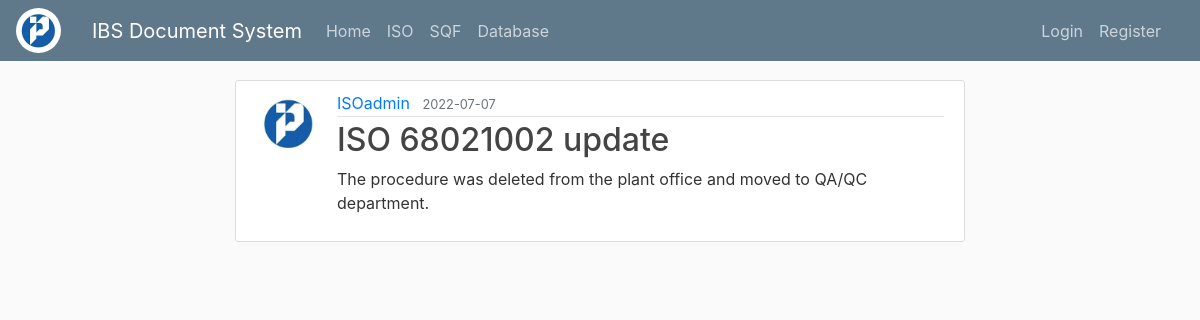
The page /post/14 on the database its author committed.
### flaskblog/models.py (models this page shows, shortened)
class User(db.Model, UserMixin):
    id = db.Column(db.Integer, primary_key=True)
    username = db.Column(db.String(20), unique=True, nullable=False)
    email = db.Column(db.String(120), unique=True, nullable=False)
    image_file = db.Column(db.String(20), nullable=False, default='default.jpg')
    password = db.Column(db.String(60), nullable=False)
    posts = db.relationship('Post', backref='author', lazy=True)

class Post(db.Model):
    id = db.Column(db.Integer, primary_key=True)
    title = db.Column(db.String(100), nullable=False)
    date_posted = db.Column(db.DateTime, nullable=False, default=datetime.utcnow)
    content = db.Column(db.Text, nullable=False)
    user_id = db.Column(db.Integer, db.ForeignKey('user.id'), nullable=False)

### flaskblog/posts/routes.py (the view)
@posts.route("/post/<int:post_id>")
def post(post_id):
    post = Post.query.get_or_404(post_id)
    return render_template("post.html", title=post.title, post=post)

### flaskblog/templates/post.html (shortened to what this page needs)
{% extends "layout.html" %}
{%block content%}
  <article class="media content-section">
    <img class="rounded-circle article-img" src="{{ url_for('static', filename='profile_pics/' + post.author.image_file) }}">
      <div class="media-body">
        <div class="article-metadata">
          <a class="mr-2" href="{{ url_for('users.user_posts', username=post.author.username) }}">{{ post.author.username }}</a>
          <small class="text-muted">{{ post.date_posted.strftime('%Y-%m-%d') }}</small>
        </div>
        <h2 class="article-title">{{ post.title }}</h2>
        <p class="article-content">{{ post.content }}</p>
      </div>
  </article>
{% endblock content %}

### flaskblog/static/main.css (style rules this page uses)
body { background: #fafafa; color: #333333; margin-top: 5rem; }
h1, h2, h3, h4, h5, h6 { color: #444444; }
.content-section { background: #ffffff; padding: 10px 20px; border: 1px solid #dddddd; border-radius: 3px; margin-bottom: 20px; }
.article-title { color: #444444; }
.article-content { white-space: pre-line; }
.article-img { height: 65px; width: 65px; margin-right: 16px; }
.article-metadata { padding-bottom: 1px; margin-bottom: 4px; border-bottom: 1px solid #e3e3e3 }

### rows shown on the page
User: image_file (placeholder picture), author.username "ISOadmin"
Post: date_posted "2022-07-07", title "ISO 68021002 update", content "The procedure was deleted from the plant office and moved to QA/QC department."
